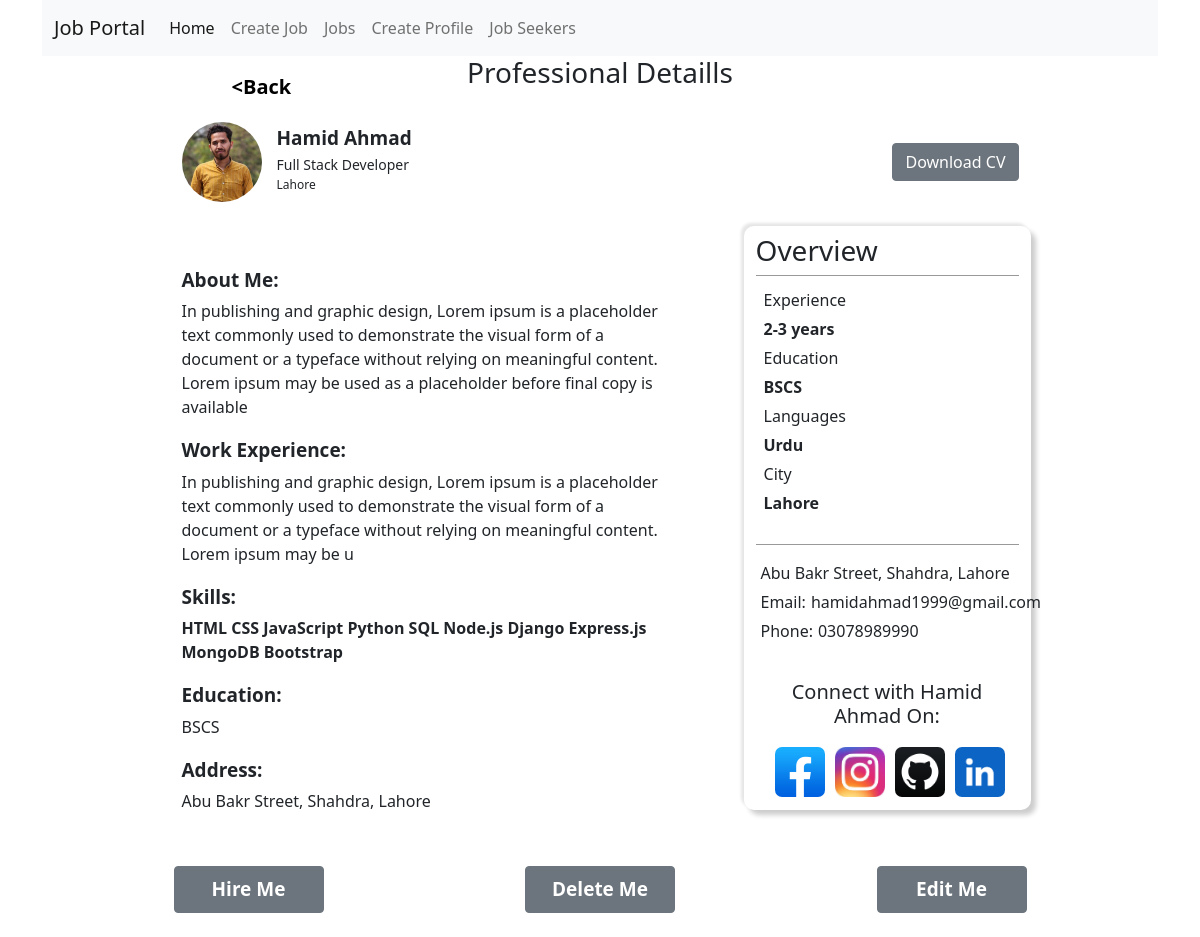
The app's page /jobs/professionaldetails/hamid-ahmad/, older data.
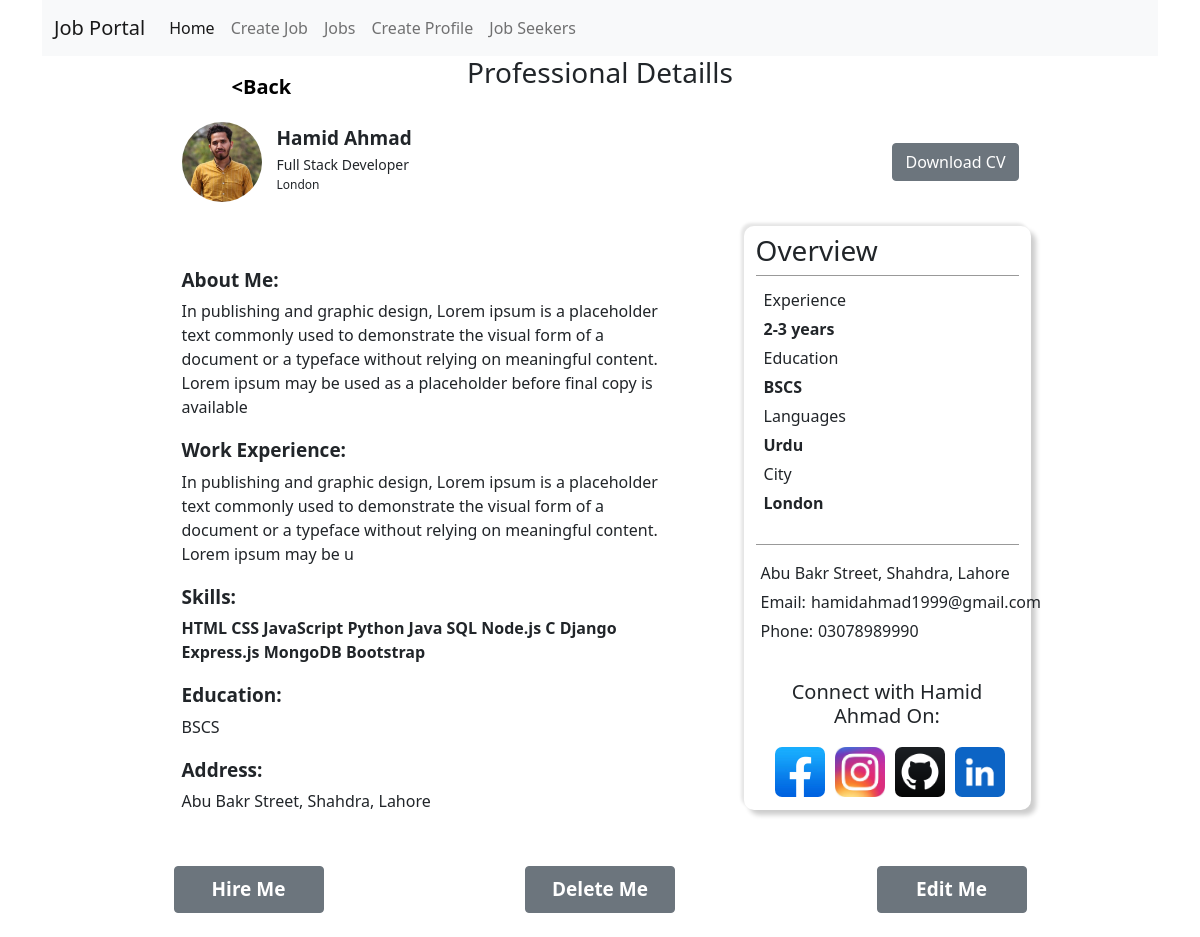
The same page, newer data.
### jobs/models.py (models this page shows)
class CreateEmployeeModel(models.Model):
    Language_Choices=[
        ('Urdu','Urdu'),
        ("English","English"),
        ('German', 'German'),
        ('Punjabi', 'Punjabi'),
        ('Hindi',"Hindi"),
        ('French', 'French')
    ]
    Work_Experience=[
        ("None", "None"),
        ("6 Month", "6 Month"),
        ("1 Year", "1 Year"),
        ("2-3 years", "2-3 Years"),
        ("3-5 Years", "3-5 Years"),
        ("5-7 Years", "5-7 Years"),
        ("7-10 Years", "7-10 Years"),
        ("10-12 Years", "10-12 Years"),
        ("12-15 Years", "12-15 Years"),
        ("15+ Years", "15+ Years"),
    ]
    employeeName=models.CharField(max_length=50, null=False, blank=False, default=None,)
    employeeEmail=models.EmailField( null=False, blank=False, default=None,)
    employeePhone=models.CharField(max_length=11, blank=False, null=False, default=None)
    employeeCity=models.CharField(max_length=25, blank=False, null=False)
    employeeAddress=models.CharField(max_length=200, blank=False, null=False, default=None)
    employeeProfession=models.CharField(max_length=25, blank=True, null=True)
    employeeSkills=models.CharField(max_length=300, blank=False, null=False, default=None)
    employeeEducation=models.CharField(max_length=200, blank=False, null=False, default=None)
    employeeWorkExperience=models.CharField(max_length=200, blank=False, null=False, default=None)
    employeeWorkExperienceYear=models.CharField(choices=Work_Experience,max_length=15, default="None", blank=False, null=False,)
    employeeLanguages=models.CharField( null=False,blank=False,default="Urdu", max_length=60)
    employeeProfessionalSummary=models.CharField(max_length=300, blank=True, null=False, default=None)
    employeeImage=models.ImageField(upload_to='employeeImages/', default=None)
    employeeFacebook=models.CharField(max_length=150, null=False, blank=True)
    employeeInstagram=models.CharField(max_length=150, null=False, blank=True)
    employeeLinkedIn=models.CharField(max_length=150, null=False, blank=True)
    employeeGithub=models.CharField(max_length=150, null=False, blank=True)
    employeeSlug=AutoSlugField(populate_from='employeeName', unique=True, null=True, default=None)
    employeeResume=models.FileField(upload_to='resume/')

### jobs/views.py (the view)
# urls.py: path('professionaldetails/<slug>/', views.ProfessionalDetails, name='profdetail'),
def ProfessionalDetails(request, slug):
    try:
        slug=slug
        professionals=CreateEmployeeModel.objects.get(employeeSlug=slug)
        if(professionals):
            print(professionals)
            return render(request, 'employee/professional_details.html', {'data':professionals})
        else:
            messages.error(request, "Professional details does not exist")
            return redirect('/jobs/professionals')
    except:
        messages.error(request, "Internal Server Error.")
        return redirect('/jobs/createemployeeprofile')

### jobs/templatetags/filter.py (called while the page is built)
def split(value, arg):
    return value.split(arg)

def replace(value):
    return value.replace("[", "").replace("]","",).replace(",","").replace("'","")

### templates/employee/professional_details.html (shortened to what the changed rows need)
{% extends '../base.html' %}
{% block content %}
{% load filter %}
    <div class="container d-flex justify-content-center mb-4">
        <div class="col-md-10 col-lg-9" style="position: relative;">
            {% if data %}
            <div class="row" style="display: flex;justify-content: space-between;">
                <div class="first_section_professional col-md-12 my-4" style=" display: flex;justify-content: space-between; align-items: center;">
                    <div class="professional_personal_details_left d-flex   justify-content-start">
                        <div class="professional_personal_image" style="width: 80px; height:    80px; margin-right: 15px;">
                            <img style="width: 100%;height: 100%; border-radius: 50%;" src="/media/{{data.employeeImage}}" alt="">
                        </div>
                        <div class="professional_personal_details_info">
                            <p style="font-size: 19px; padding-top: 2px;margin: 0px;"><b>   {{data.employeeName}}</b></p>
                            <p style="font-size: 14px; padding-top: 2px;margin: 0px;">{{data.employeeProfession}}</p>
                            <p style="font-size: 12px; padding-top: 1px;margin: 0px;">{{data.employeeCity}}</p>
                        </div>
                    </div>
                    <div class="professional_personal_details_right">
                        {% if data.employeeResume %}
                        <button style="font-size: 16px;" class="btn btn-secondary"><a   style="color: white; text-decoration: none;" href="/media/{{data.employeeResume}}" Download>Download CV</a></button>
                        {% endif %}
                    </div>
                </div>
                <div class="col-md-7 my-4">
                    <p class="my-1 py-1">
                        <p style="font-size: 19px;"><b>About Me:</b></p>
                        {{data.employeeProfessionalSummary}}
                    </p>
                    <p class="my-1 py-1">
                        <p style="font-size: 19px;"><b>Work Experience:</b></p>
                        {{data.employeeWorkExperience}}
                    </p>
                    <p class="my-1 py-1">
                        <p style="font-size: 19px;"><b>Skills:</b></p>
                        <b>{{data.employeeSkills|replace}}</b>
                    </p>
                    <p class="my-1 py-1">
                        <p style="font-size: 19px;"><b>Education:</b></p>
                        {{data.employeeEducation}}
                    </p>
                    <p class="my-1 py-1">
                        <p style="font-size: 19px;"><b>Address:</b></p>
                        {{data.employeeAddress}}
                    </p>
                </div>
                <div class="third_section_professinal col-md-5 col-lg-4 my/-4" style=" border-radius: 10px;box-shadow: 5px 5px 5px rgba(0,0,0,0.2), -3px -3px 3px rgba(0,0,0,0.1); height:100%;">
                    <h3 class="my-2" style=" width: 100%; ">Overview</h3>
                    <div class="p-2" style="border-top: 1px solid rgba(0,0,0,0.4);">
                    <p  class="my-1">
                        <p style="margin-bottom: 5px;">Experience</p><p style="margin-right: 15px;margin-bottom: 5px;"><b>{{data.employeeWorkExperienceYear}}</b></p>
                    </p>
                    <p class="my-1">
                        <p style="margin-bottom: 5px;">Education</p><p style="margin-right: 15px; margin-bottom: 5px;"><b>{{data.employeeEducation}}</b></p>
                    </p>
                    <p class="my-1">
                        <p style="margin-bottom: 5px;">Languages</p><p style="margin-right: 15px; margin-bottom: 5px;">
                            <b>{{data.employeeLanguages|replace}}</b>
                        </p>
                    </p>
                    <p class="my-1">
                        <p style="margin-bottom: 5px;">City</p><p style="margin-right: 15px; margin-bottom: 5px;"><b>{{data.employeeCity}}</b></p>
                    </p>
                    </div>
                    <div class="employee_address mt-3 py-3 mb-3">
                        <p>
                            {{data.employeeAddress}}
                        </p>
                        <p>
                            <p style="padding-right: 5px;display: inline;">Email:</p>{{data.employeeEmail}}
                        </p>
                        <p>
                            <p style="padding-right: 5px;display: inline;">Phone:</p>{{data.employeePhone}}
                        </p>
                    </div>
                    {% if data.employeeFacebook or data.employeeInstagram %}
                    <h5 class="text-center">Connect with {{data.employeeName}} On:</h5>
                    <div class="employee_socailmedia my-3">
                        {% if data.employeeFacebook %}
                            <a  class="social_icons" href="{{data.employeeFacebook}}"><img class="social_img" style="width: 50px; height: 50px; border-radius: 7px; margin: 3px 3px;"  src="/static/img/facebook.jpg" alt=""></a>
                        {%endif%}
                        {% if data.employeeInstagram %}
                            <a class="social_icons" href="{{data.employeeInstagram}}"><img class="social_img" style="width: 50px; height: 50px; border-radius: 7px; margin: 3px 3px;"  src="/static/img/instagram.jpg" alt=""></a>
                        {%endif%}
                        {% if data.employeeGithub %}
                            <a class="social_icons" href="{{data.employeeGithub}}"><img s class="social_img" style="width: 50px; height: 50px; border-radius: 7px; margin: 3px 3px;" src="/static/img/github.png" alt=""></a>
                        {%endif%}
                        {% if data.employeeLinkedIn %}
                            <a class="social_icons" href="{{data.employeeLinkedIn}}"><img class="social_img" style="width: 50px; height: 50px; border-radius: 7px; margin: 3px 3px;"  src="/static/img/linkedin.png" alt=""></a>
                        {%endif%}
                    </div>
                    {%endif%}
                </div>
                <button style="width: 150px; font-size: 19px; font-weight: bold;" class="btn btn-secondary py-2 py-2 mt-4 mx-1">Hire Me</button>
                <button style="width: 150px; font-size: 19px; font-weight: bold;" class="btn btn-secondary py-2 py-2 mt-4 mx-1"><a style="text-decoration: none; color: white;" href="/jobs/professionals/delete/{{data.employeeSlug}}">Delete Me</a></button>
                <button style="width: 150px; font-size: 19px; font-weight: bold;" class="btn btn-secondary py-2 py-2 mt-4 mx-1"><a style="text-decoration: none; color: white;" href="/jobs/professionals/edit/{{data.employeeSlug}}">Edit Me</a></button>
            </div>
            {% endif %}
        </div>
    </div>
{% endblock  %}

Row changes from the older to the newer data that the page shows:
changed CreateEmployeeModel "Hamid Ahmad": employeeCity "Lahore" → "London"; employeeSkills "HTML CSS JavaScript Python SQL Node.js Django Express.js MongoDB Bootstrap" → "HTML CSS JavaScript Python Java SQL Node.js C Django Express.js MongoDB Bootstrap"
